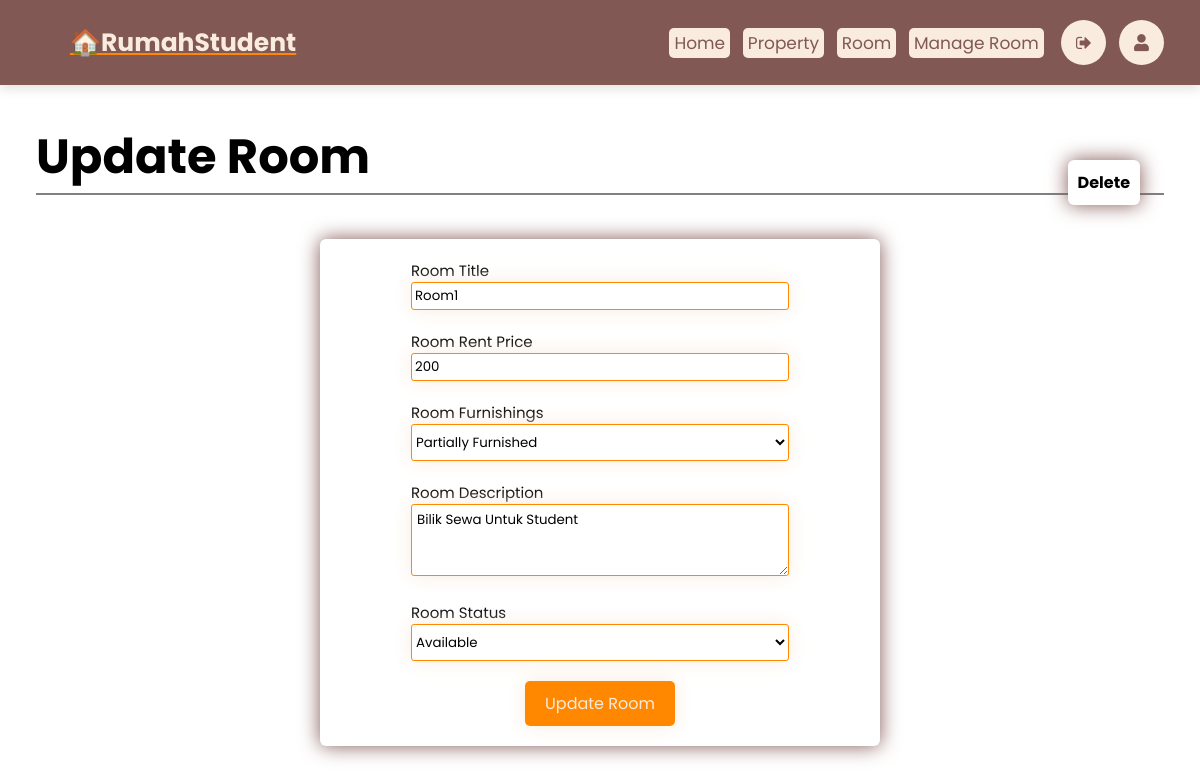
/index/room_update/2 (signed in), run on the app's committed database.
### HouseRental/models.py (models this page shows, shortened)
class Room(models.Model):
    ROOM_TYPE = [
        ('Single', 'Single'),
        ('Sharing', 'Sharing'),
    ]
    FURNISHINGS = [
        ('Fully Furnished', 'Fully Furnished'),
        ('Partially Furnished', 'Partially Furnished'),
        ('Not Furnished', 'Not Furnished'),
    ]
    ROOM_STATUS = [
        ('Available','Available'),
        ('Rented Out','Rented Out'),
    ]
    roomID=models.AutoField(primary_key=True)
    studentID=models.ForeignKey(Student, on_delete=models.CASCADE)
    roomImg=models.ImageField(upload_to='images/room')
    roomTitle=models.CharField(max_length=50)
    roomType=models.CharField(max_length=50, choices=ROOM_TYPE, default='Single')
    roomPrice=models.PositiveIntegerField()
    roomRange=models.PositiveIntegerField()
    roomAddress=models.TextField(max_length=255)
    roomFurnishings=models.CharField(max_length=20, choices=FURNISHINGS)
    roomDesc=models.TextField()
    roomCreateAt=models.DateField(auto_now_add=True)
    roomStatus=models.CharField(max_length=10,choices=ROOM_STATUS, default='Available')

### HouseRental/views.py (the view)
# urls.py: path("room_update/<pk>",views.room_update, name="room_update"),
def room_update(request, pk):
    user = request.user.student
    room = Room.objects.filter(studentID=user).first()
    if not room:
        raise Http404("No room found for the current user.")
    if request.method == 'POST':
        form = RoomUpdate(request.POST, instance=room)
        if form.is_valid():
            form.save()
            return redirect('room_list')
    else:
        form = RoomUpdate(instance=room)
    currentuser = request.user.student
    room_exists = Room.objects.filter(studentID=currentuser).exists()
    context = {
        'form': form,
        'room_exists': room_exists
    }
    return render(request, 'room_update.html', context)

### HouseRental/forms.py
class RoomUpdate(forms.ModelForm):
    class Meta:
        model = Room
        fields = ["roomTitle","roomPrice","roomFurnishings","roomDesc","roomStatus"]

### HouseRental/models.py (called while the page is built)
    @property
    def is_student(self):
        return self.role == 'student'

### HouseRental/templates/room_update.html (shortened to what this page needs)
{% extends 'header.html' %}
{% block content %}
<body>
    <div class="index-head">
        <h1 class="head-title">Update Room</h1>
    </div>
    <hr/>
    <div class="testbox">
        <form action="" method="post">
            <div class="form-container">
                <div class="item">
                    <p>Room Title</p>
                    {{ form.roomTitle }}
                </div>
                <div class="item">
                    <p>Room Rent Price</p>
                    {{ form.roomPrice }}
                </div>
                <div class="item">
                    <p>Room Furnishings</p>
                    {{ form.roomFurnishings }}
                </div>
                <div class="item">
                    <p>Room Description</p>
                    {{ form.roomDesc }}
                </div>
                <div class="item">
                    <p>Room Status</p>
                    {{ form.roomStatus }}
                </div>
            </div>
            <div class="btn-block">
                <input class="submit-button" type="submit" value="Update Room">
            </div>
        </form>
        <div class="delete-button">
            <form id="delete-form" method="post" action="{% url 'room_delete' request.user.pk %}">
                <a type="button" onclick="confirmDelete()">Delete</a>
            </form>
        </div>
    </div>
</body>
{% endblock %}

### HouseRental/templates/header.html (style rules this page uses)
* { font-family: 'Poppins', sans-serif; margin: 0; padding: 0; -webkit-box-sizing: border-box; box-sizing: border-box; outline: none; border: none; text-decoration: none; text-transform: capitalize; -webkit-transition: .2s linear; transition: .2s linear; }
html { font-size: 62.5%; overflow-x: hidden; scroll-behavior: smooth; }

### HouseRental/templates/room_update.html (style rules this page uses)
.index-head { margin: 3%; margin-bottom: 0%; font-size: x-large; }
hr { background-color: grey; width: 94%; height: 2px; margin-left: 3%; }
.testbox { display: flex; align-content: center; justify-content: center; align-items: center; height: inherit; padding: 20px; margin: 2%; width: 50%; margin-left: 25%; }
p { font-size: 15px; }
form { width: 100%; padding: 10px; border-radius: 6px; background: #fff; box-shadow: 0 0 20px 0 #815854; }
.form-container { margin-left: 15%; max-width: 70%; }
input, textarea, select { margin-bottom: 10px; border: 1px solid #FF8800; border-radius: 3px; box-shadow: 0 0 20px 0 #F9EBDE; }
input { width: 100%; padding: 3px; }
select { width: 100%; padding: 7px 0; background: transparent; }
textarea { width: 100%; padding: 5px; height: 72px; }
.item { position: relative; margin: 10px 0; }
.btn-block { margin-top: 10px; text-align: center; }
.submit-button { width: 150px; padding: 10px; border: none; border-radius: 5px; background: #FF8800; font-size: 16px; color: #F9EBDE; cursor: pointer; }
.delete-button { position: absolute; right: 5%; top: 20%; font-size: 16px; font-weight: 700; height: 10px; }

### data on the page
Room: roomTitle "Room1", roomPrice "200", roomFurnishings "Partially Furnished", roomDesc "Bilik sewa untuk student", roomStatus "Available"
